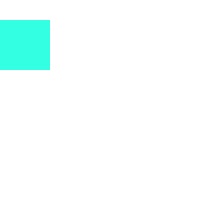
Frame 1 (no input)
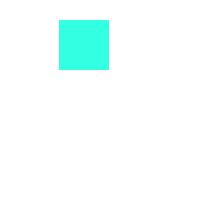
Frame 60 (the mouse pressed at the canvas centre just before this capture)
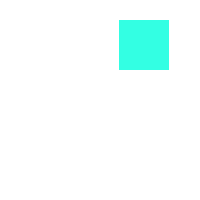
Frame 120 (the mouse held since frame 60 and released just before this capture)

The Processing sketch that drew these frames (run headless with seeded random() and noise(); from frame 60 on, the mouse is pressed at the canvas centre):

// Processing sketch: Exercise_2
// ── Exercise_2.pde
int iBox = 0;                // intialisation of box

void setup()                 // run box setup
{
  size(200,200);             // run box size
  noStroke();                // no outer line
}

void draw()
{                           // AQUA BOX
  background(255);          // back ground colour neutral
  fill(51,255,227);         // colour of the box
  rect(iBox, 20, 50,50);    // location of the aqua box and starting location x
  if(iBox++>=199)           // movement of the box to the right
  {
    iBox=0;
  }
}
